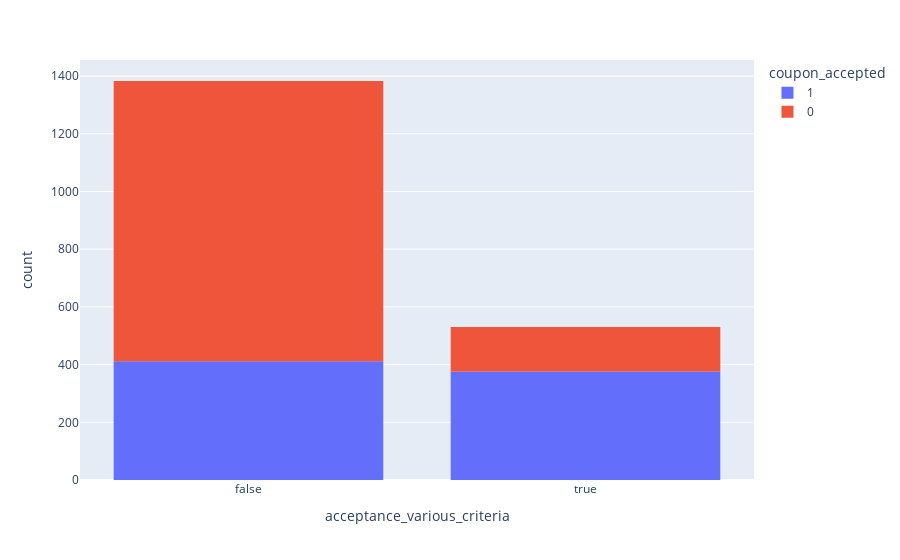

The notebook cell saved with this chart:
### Markdown cell above
5. Use the same process to compare the acceptance rate between drivers who go to bars more than once a month and had passengers that were not a kid and had occupations other than farming, fishing, or forestry.

### Code cell
print(f'{'----------------------------------------------------------------------'}')
print(f'\033[1m{'Distinct bar values    '}\033[0m : {bar_coupon_data['bar'].unique()}')
print(f'\033[1m{'Distinct passenger     '}\033[0m : {bar_coupon_data['passanger'].unique()}')
print(f'\033[1m{'Distinct occupations   '}\033[0m : {bar_coupon_data['occupation'].unique()}')

print(f'{'----------------------------------------------------------------------\n\n'}')

bar_coupon_data['acceptance_various_criteria'] = bar_coupon_data.apply(lambda row: ((row['bar'] in ['1~3', 'gt8', '4~8']) & (row['passanger'] not in ['Kid(s)']) & (row['occupation'] not in ['Farming Fishing & Forestry'])), axis=1)
bar_coupon_acceptance_various_criteria = bar_coupon_data.groupby('acceptance_various_criteria')['coupon_accepted'].mean()

print(f'\033[1m{'Those visited bar more than once and passengers were not kids and occupation other than farming, fishing, or forestry'}\033[0m: \033[94m{bar_coupon_acceptance_various_criteria[True]:.2%}\033[0m')
print(f'\033[1m{'Those who doesn\'t match the criteria'}\033[0m: \033[94m{bar_coupon_acceptance_various_criteria[False]:.2%}\033[0m')


fig = px.histogram(data_frame=bar_coupon_data, x='acceptance_various_criteria', color='coupon_accepted')
fig.write_image("images/bar_acceptance_various_criteria.png", format="png", width=800, height=600, scale=2)
fig.show()

### Figure 1 — Plotly figure (JSON) as saved in the notebook; plotly's stock layout.template omitted (floating-point values rounded to 4 significant figures; data arrays with more than 128 entries replaced by an {"elided": "..."} marker saying what was removed)
{"data": [{"alignmentgroup": "True", "bingroup": "x", "hovertemplate": "coupon_accepted=1<br>acceptance_various_criteria=%{x}<br>count=%{y}<extra></extra>", "legendgroup": "1", "marker": {"color": "#636efa", "pattern": {"shape": ""}}, "name": "1", "offsetgroup": "1", "orientation": "v", "showlegend": true, "type": "histogram", "x": {"elided": "788 bool values"}, "xaxis": "x", "yaxis": "y"}, {"alignmentgroup": "True", "bingroup": "x", "hovertemplate": "coupon_accepted=0<br>acceptance_various_criteria=%{x}<br>count=%{y}<extra></extra>", "legendgroup": "0", "marker": {"color": "#EF553B", "pattern": {"shape": ""}}, "name": "0", "offsetgroup": "0", "orientation": "v", "showlegend": true, "type": "histogram", "x": {"elided": "1125 bool values"}, "xaxis": "x", "yaxis": "y"}], "layout": {"autosize": true, "barmode": "relative", "legend": {"title": {"text": "coupon_accepted"}, "tracegroupgap": 0}, "margin": {"t": 60}, "xaxis": {"anchor": "y", "autorange": true, "domain": [0, 1], "range": [-0.5, 1.5], "title": {"text": "acceptance_various_criteria"}, "type": "category"}, "yaxis": {"anchor": "x", "autorange": true, "domain": [0, 1], "range": [0, 1456.0], "title": {"text": "count"}}}}
